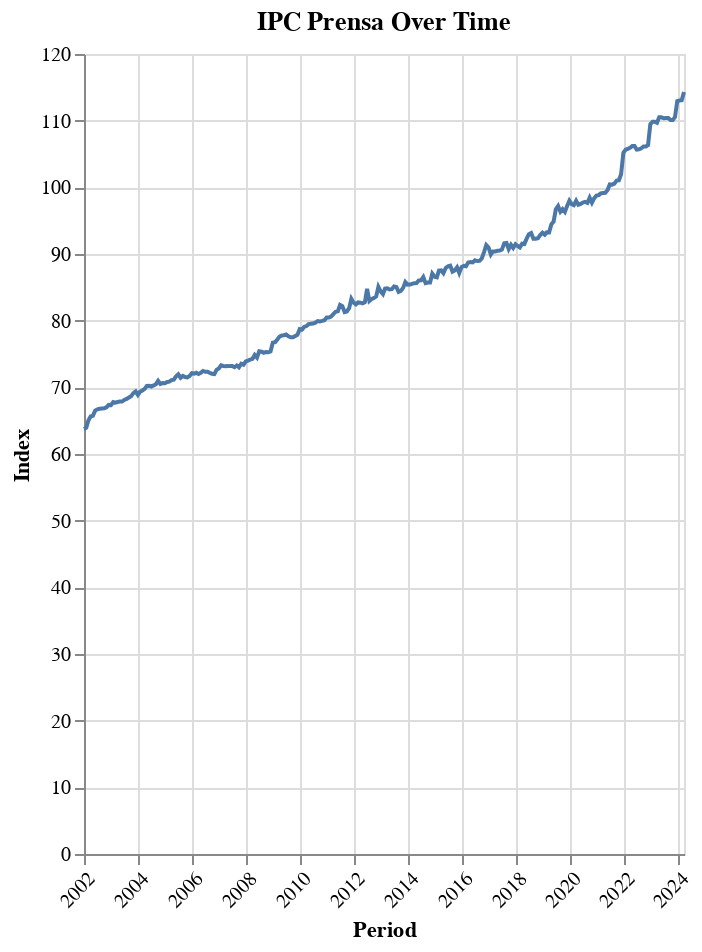

Notebook source saved alongside this figure:
### Code cell
import altair as alt

alt.Chart(ipc_prensa).mark_line().encode(
    x=alt.X("periodo", title="Period", axis=alt.Axis(labelAngle=-45)),
    y=alt.Y("indice", title="Index"),
    tooltip=["periodo", "indice"],
).properties(width="container", height=400, title="IPC Prensa Over Time").interactive()

### Figure 1 — Vega-Lite specification as saved in the notebook (floating-point values rounded to 4 significant figures; data arrays with more than 128 entries replaced by an {"elided": "..."} marker saying what was removed)
{"config": {"view": {"continuousWidth": 300, "continuousHeight": 300}}, "data": {"name": "data-2cbfdd4b297480822305722ade0f73c0"}, "mark": {"type": "line"}, "encoding": {"tooltip": [{"field": "periodo", "type": "temporal"}, {"field": "indice", "type": "quantitative"}], "x": {"axis": {"labelAngle": -45}, "field": "periodo", "title": "Period", "type": "temporal"}, "y": {"field": "indice", "title": "Index", "type": "quantitative"}}, "height": 400, "title": "IPC Prensa Over Time", "width": "container", "$schema": "https://vega.github.io/schema/vega-lite/v5.17.0.json", "datasets": {"data-2cbfdd4b297480822305722ade0f73c0": {"elided": "268 records"}}}
